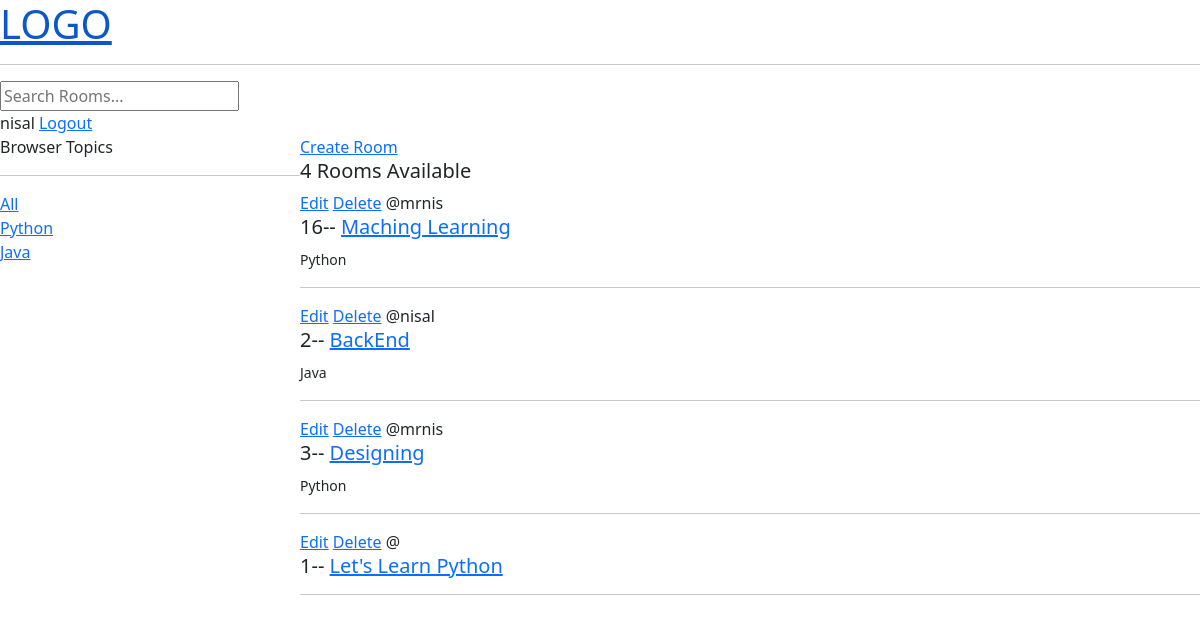
Screenshot of / (signed in) with the database file from the repository.
### base/models.py (models this page shows, shortened)
class Topic(models.Model):
    name = models.CharField(max_length=200)

class Room(models.Model):
    host = models.ForeignKey(User, on_delete=models.SET_NULL, null=True)
    topic = models.ForeignKey(Topic, on_delete=models.SET_NULL, null=True)
    name = models.CharField(max_length=200)
    description = models.TextField(null=True, blank=True)
    updated = models.DateTimeField(auto_now=True)
    created = models.DateTimeField(auto_now_add=True)
    class Meta:
        ordering = ['-updated', '-created']

### base/views.py (the view)
# urls.py: path("", views.home, name='home'),
def home(request):
    q = request.GET.get('q') if request.GET.get('q') != None else ''
    rooms = models.Room.objects.filter(
        Q(topic__name__icontains=q) |
        Q(description__icontains=q) |
        Q(name__icontains=q) |
        Q(host__username__icontains=q))
    room_count = rooms.count()
    topics = models.Topic.objects.all()
    return render(request, 'base/home.html', context={'rooms': rooms, 'topics': topics, 'room_count': room_count})

### base/templates/base/home.html (shortened to what this page needs)
{% extends 'base.html' %}
{% block content %}
<div class="home-container">
    <div class="">
        Browser Topics
        <hr>
        <div>
            <a href="{% url 'home' %}">All</a>
        </div>
        {% for topic in topics %}
        <div>
            <a href="{% url 'home' %}?q={{topic.name}}">{{topic.name|title}}</a>
        </div>
        {% endfor %}
    </div>
    <div class="">
        <a href="{% url 'create-room' %}">Create Room</a>
        <h5>{{room_count}} Rooms Available</h5>
        <div class="">
            {% for room in rooms %}
            <a href="{% url 'update-room' room.id %}">Edit</a>
            <a href="{% url 'delete-room' room.id %}">Delete</a>
            <span>@{{room.host.username}}</span>
            <h5>{{room.id}}-- <a href="{% url 'room' room.id %}"> {{room.name}}</a></h5>
            <small>{{room.topic.name}}</small>
            <hr>
            {% endfor %}
        </div>
    </div>
</div>
{% endblock content %}

### templates/header.html
<a href="/">
    <h1>LOGO</h1>
</a>
<hr>
<form action="{% url 'home' %}" method="get">
    <input type="text" name="q" id="" placeholder="Search Rooms..." />
</form>
{% if request.user.is_authenticated %}
<span>{{request.user.username}}</span>
<a href="{% url 'logout' %}">Logout </a>
{% else %}
<a href=" {% url 'login' %}">Login</a>
{% endif %}

### base/templates/base/home.html (style rules this page uses)
.home-container { display: grid; grid-template-columns: 1fr 3fr; }

### rows the page displays
Topic: name "Python"
Topic: name "Java"
Room: host.username "mrnis", id "16", name "Maching Learning", topic.name "Python"
Room: host.username "nisal", id "2", name "BackEnd", topic.name "Java"
Room: host.username "mrnis", id "3", name "Designing", topic.name "Python"
Room: id "1", name "Let's Learn Python"

### other values shown
{{ request.user.username }} "nisal"
{{ room_count }} "4"
